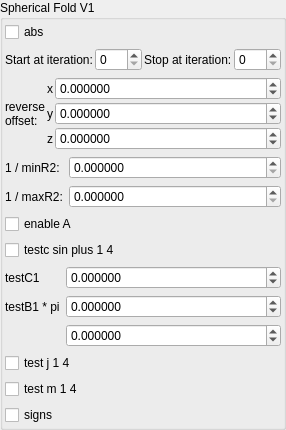
    <widget class="QGroupBox" name="groupBox_2">
     <property name="title">
      <string>Spherical Fold V1</string>
     </property>
     <layout class="QVBoxLayout" name="verticalLayout_6">
      <property name="leftMargin">
       <number>2</number>
      </property>
      <property name="topMargin">
       <number>2</number>
      </property>
      <property name="rightMargin">
       <number>2</number>
      </property>
      <property name="bottomMargin">
       <number>2</number>
      </property>
      <item>
       <widget class="MyCheckBox" name="checkBox_transf_function_enabledz_false">
        <property name="text">
         <string notr="true">abs</string>
        </property>
       </widget>
      </item>
      <item>
       <layout class="QGridLayout" name="gridLayout_80">
        <property name="spacing">
         <number>2</number>
        </property>
        <item row="2" column="2">
         <widget class="QLabel" name="label_53">
          <property name="text">
           <string>Stop at iteration:</string>
          </property>
         </widget>
        </item>
        <item row="2" column="3">
         <widget class="MySpinBox" name="spinboxInt_transf_stop_iterations_A">
          <property name="sizePolicy">
           <sizepolicy hsizetype="Preferred" vsizetype="Maximum">
            <horstretch>0</horstretch>
            <verstretch>0</verstretch>
           </sizepolicy>
          </property>
          <property name="maximum">
           <number>999</number>
          </property>
         </widget>
        </item>
        <item row="2" column="0">
         <widget class="QLabel" name="label_72">
          <property name="text">
           <string>Start at iteration:</string>
          </property>
         </widget>
        </item>
        <item row="2" column="1">
         <widget class="MySpinBox" name="spinboxInt_transf_start_iterations_A">
          <property name="sizePolicy">
           <sizepolicy hsizetype="Minimum" vsizetype="Maximum">
            <horstretch>0</horstretch>
            <verstretch>0</verstretch>
           </sizepolicy>
          </property>
          <property name="minimum">
           <number>0</number>
          </property>
          <property name="maximum">
           <number>999</number>
          </property>
          <property name="value">
           <number>0</number>
          </property>
         </widget>
        </item>
       </layout>
      </item>
      <item>
       <layout class="QGridLayout" name="gridLayout_20" columnstretch="0,0,1">
        <property name="spacing">
         <number>2</number>
        </property>
        <item row="3" column="1">
         <widget class="QLabel" name="label_129">
          <property name="sizePolicy">
           <sizepolicy hsizetype="Preferred" vsizetype="Preferred">
            <horstretch>0</horstretch>
            <verstretch>0</verstretch>
           </sizepolicy>
          </property>
          <property name="text">
           <string notr="true">x</string>
          </property>
          <property name="alignment">
           <set>Qt::AlignRight|Qt::AlignTrailing|Qt::AlignVCenter</set>
          </property>
         </widget>
        </item>
        <item row="5" column="1">
         <widget class="QLabel" name="label_130">
          <property name="sizePolicy">
           <sizepolicy hsizetype="Preferred" vsizetype="Preferred">
            <horstretch>0</horstretch>
            <verstretch>0</verstretch>
           </sizepolicy>
          </property>
          <property name="text">
           <string notr="true">z</string>
          </property>
          <property name="alignment">
           <set>Qt::AlignRight|Qt::AlignTrailing|Qt::AlignVCenter</set>
          </property>
         </widget>
        </item>
        <item row="3" column="0" rowspan="3">
         <widget class="QLabel" name="label_19">
          <property name="text">
           <string>reverse
offset:</string>
          </property>
         </widget>
        </item>
        <item row="4" column="1">
         <widget class="QLabel" name="label_131">
          <property name="sizePolicy">
           <sizepolicy hsizetype="Preferred" vsizetype="Preferred">
            <horstretch>0</horstretch>
            <verstretch>0</verstretch>
           </sizepolicy>
          </property>
          <property name="text">
           <string notr="true">y</string>
          </property>
          <property name="alignment">
           <set>Qt::AlignRight|Qt::AlignTrailing|Qt::AlignVCenter</set>
          </property>
         </widget>
        </item>
        <item row="4" column="2">
         <widget class="MyDoubleSpinBox" name="spinbox3_transf_offset_000_y">
          <property name="sizePolicy">
           <sizepolicy hsizetype="Minimum" vsizetype="Maximum">
            <horstretch>0</horstretch>
            <verstretch>0</verstretch>
           </sizepolicy>
          </property>
          <property name="prefix">
           <string/>
          </property>
          <property name="suffix">
           <string/>
          </property>
          <property name="decimals">
           <number>6</number>
          </property>
          <property name="minimum">
           <double>-100.000000000000000</double>
          </property>
          <property name="maximum">
           <double>100.000000000000000</double>
          </property>
          <property name="singleStep">
           <double>0.100000000000000</double>
          </property>
         </widget>
        </item>
        <item row="3" column="2">
         <widget class="MyDoubleSpinBox" name="spinbox3_transf_offset_000_x">
          <property name="sizePolicy">
           <sizepolicy hsizetype="Minimum" vsizetype="Maximum">
            <horstretch>0</horstretch>
            <verstretch>0</verstretch>
           </sizepolicy>
          </property>
          <property name="prefix">
           <string/>
          </property>
          <property name="suffix">
           <string/>
          </property>
          <property name="decimals">
           <number>6</number>
          </property>
          <property name="minimum">
           <double>-100.000000000000000</double>
          </property>
          <property name="maximum">
           <double>100.000000000000000</double>
          </property>
          <property name="singleStep">
           <double>0.100000000000000</double>
          </property>
         </widget>
        </item>
        <item row="5" column="2">
         <widget class="MyDoubleSpinBox" name="spinbox3_transf_offset_000_z">
          <property name="sizePolicy">
           <sizepolicy hsizetype="Minimum" vsizetype="Maximum">
            <horstretch>0</horstretch>
            <verstretch>0</verstretch>
           </sizepolicy>
          </property>
          <property name="prefix">
           <string/>
          </property>
          <property name="suffix">
           <string/>
          </property>
          <property name="decimals">
           <number>6</number>
          </property>
          <property name="minimum">
           <double>-100.000000000000000</double>
          </property>
          <property name="maximum">
           <double>100.000000000000000</double>
          </property>
          <property name="singleStep">
           <double>0.100000000000000</double>
          </property>
         </widget>
        </item>
       </layout>
      </item>
      <item>
       <layout class="QGridLayout" name="gridLayout_7" columnstretch="0,1">
        <item row="1" column="0">
         <widget class="QLabel" name="label_31">
          <property name="text">
           <string>1 / minR2:</string>
          </property>
         </widget>
        </item>
        <item row="1" column="1">
         <widget class="MyDoubleSpinBox" name="spinbox_transf_scale_4">
          <property name="sizePolicy">
           <sizepolicy hsizetype="Minimum" vsizetype="Maximum">
            <horstretch>0</horstretch>
            <verstretch>0</verstretch>
           </sizepolicy>
          </property>
          <property name="prefix">
           <string/>
          </property>
          <property name="suffix">
           <string/>
          </property>
          <property name="decimals">
           <number>6</number>
          </property>
          <property name="minimum">
           <double>0.000000000000000</double>
          </property>
          <property name="maximum">
           <double>99.989999999999995</double>
          </property>
          <property name="singleStep">
           <double>0.100000000000000</double>
          </property>
         </widget>
        </item>
        <item row="2" column="0">
         <widget class="QLabel" name="label_33">
          <property name="text">
           <string>1 / maxR2:</string>
          </property>
         </widget>
        </item>
        <item row="2" column="1">
         <widget class="MyDoubleSpinBox" name="spinbox_transf_scale_1">
          <property name="enabled">
           <bool>true</bool>
          </property>
          <property name="sizePolicy">
           <sizepolicy hsizetype="Minimum" vsizetype="Maximum">
            <horstretch>0</horstretch>
            <verstretch>0</verstretch>
           </sizepolicy>
          </property>
          <property name="prefix">
           <string/>
          </property>
          <property name="suffix">
           <string/>
          </property>
          <property name="decimals">
           <number>6</number>
          </property>
          <property name="minimum">
           <double>0.000000000000000</double>
          </property>
          <property name="maximum">
           <double>99.989999999999995</double>
          </property>
          <property name="singleStep">
           <double>0.100000000000000</double>
          </property>
         </widget>
        </item>
       </layout>
      </item>
      <item>
       <widget class="MyCheckBox" name="checkBox_transf_function_enabledA_false">
        <property name="text">
         <string notr="true">enable A</string>
        </property>
       </widget>
      </item>
      <item>
       <widget class="MyCheckBox" name="checkBox_transf_function_enabledC_false">
        <property name="text">
         <string notr="true">testc sin plus 1 4</string>
        </property>
       </widget>
      </item>
      <item>
       <layout class="QGridLayout" name="gridLayout_10" columnstretch="0,1">
        <item row="1" column="0">
         <widget class="QLabel" name="label_34">
          <property name="text">
           <string>testC1</string>
          </property>
         </widget>
        </item>
        <item row="2" column="0">
         <widget class="QLabel" name="label_35">
          <property name="text">
           <string>testB1 * pi</string>
          </property>
         </widget>
        </item>
        <item row="2" column="1">
         <widget class="MyDoubleSpinBox" name="spinbox_transf_scaleB_1">
          <property name="enabled">
           <bool>true</bool>
          </property>
          <property name="sizePolicy">
           <sizepolicy hsizetype="Minimum" vsizetype="Maximum">
            <horstretch>0</horstretch>
            <verstretch>0</verstretch>
           </sizepolicy>
          </property>
          <property name="prefix">
           <string/>
          </property>
          <property name="suffix">
           <string/>
          </property>
          <property name="decimals">
           <number>6</number>
          </property>
          <property name="minimum">
           <double>-99.989999999999995</double>
          </property>
          <property name="maximum">
           <double>99.989999999999995</double>
          </property>
          <property name="singleStep">
           <double>0.100000000000000</double>
          </property>
         </widget>
        </item>
        <item row="1" column="1">
         <widget class="MyDoubleSpinBox" name="spinbox_transf_scaleC_1">
          <property name="sizePolicy">
           <sizepolicy hsizetype="Minimum" vsizetype="Maximum">
            <horstretch>0</horstretch>
            <verstretch>0</verstretch>
           </sizepolicy>
          </property>
          <property name="prefix">
           <string/>
          </property>
          <property name="suffix">
           <string/>
          </property>
          <property name="decimals">
           <number>6</number>
          </property>
          <property name="minimum">
           <double>-99.989999999999995</double>
          </property>
          <property name="maximum">
           <double>99.989999999999995</double>
          </property>
          <property name="singleStep">
           <double>0.100000000000000</double>
          </property>
         </widget>
        </item>
        <item row="3" column="1">
         <widget class="MyDoubleSpinBox" name="spinbox_transf_offset_1">
          <property name="sizePolicy">
           <sizepolicy hsizetype="Minimum" vsizetype="Maximum">
            <horstretch>0</horstretch>
            <verstretch>0</verstretch>
           </sizepolicy>
          </property>
          <property name="prefix">
           <string/>
          </property>
          <property name="suffix">
           <string/>
          </property>
          <property name="decimals">
           <number>6</number>
          </property>
          <property name="minimum">
           <double>-99.989999999999995</double>
          </property>
          <property name="maximum">
           <double>99.989999999999995</double>
          </property>
          <property name="singleStep">
           <double>0.100000000000000</double>
          </property>
         </widget>
        </item>
       </layout>
      </item>
      <item>
       <widget class="MyCheckBox" name="checkBox_transf_function_enabledJ_false">
        <property name="text">
         <string notr="true">test j 1 4</string>
        </property>
       </widget>
      </item>
      <item>
       <widget class="MyCheckBox" name="checkBox_transf_function_enabledM_false">
        <property name="text">
         <string notr="true">test m 1 4</string>
        </property>
       </widget>
      </item>
      <item>
       <widget class="MyCheckBox" name="checkBox_transf_function_enabledS_false">
        <property name="text">
         <string notr="true">signs</string>
        </property>
       </widget>
      </item>
     </layout>
    </widget>
